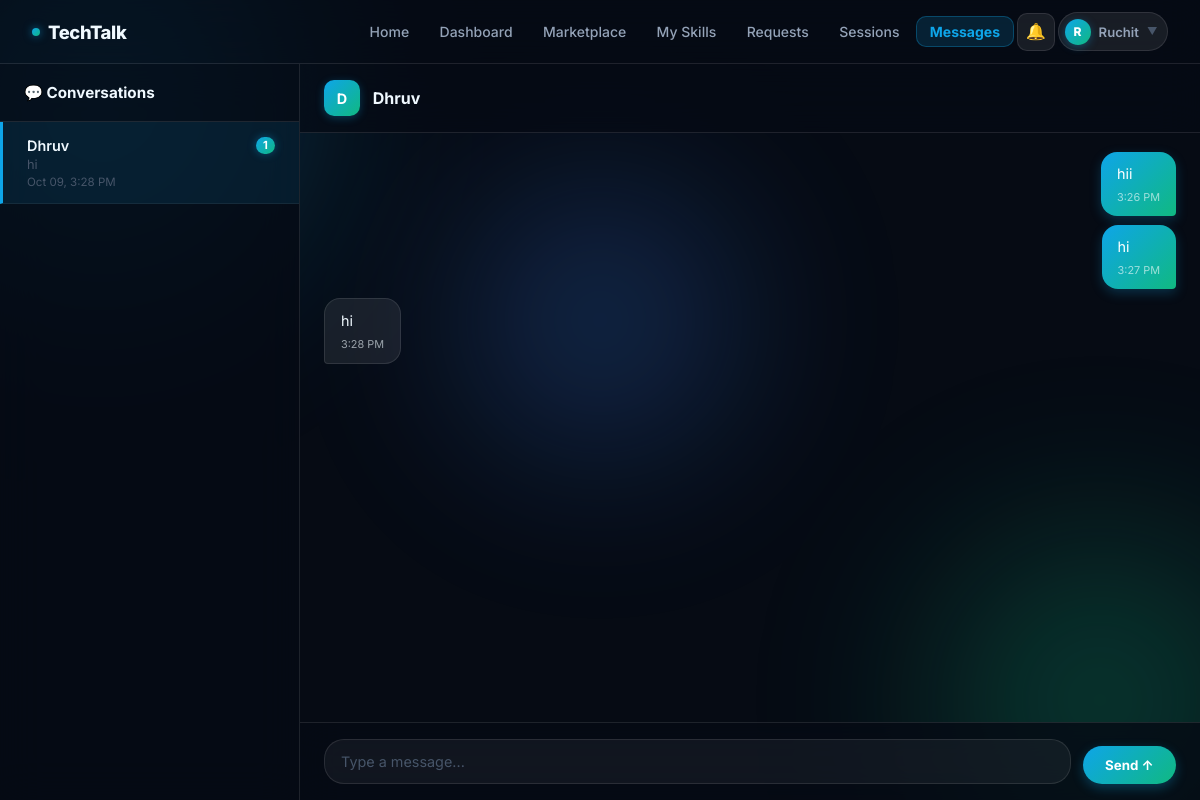
/messaging.php?chat_with=9 (signed in), run on the app's committed database.
### tables this page shows
CREATE TABLE `users` (
  `id` int(11) NOT NULL,
  `Name` varchar(50) NOT NULL,
  `Email` varchar(255) DEFAULT NULL,
  `Password` varchar(200) DEFAULT NULL,
  `role` enum('user','admin') DEFAULT 'user',
  `status` enum('active','blocked') DEFAULT 'active',
  `bio` text DEFAULT NULL,
  `skills` varchar(500) DEFAULT NULL
);

CREATE TABLE `messages` (
  `id` int(11) NOT NULL,
  `sender_id` int(11) NOT NULL,
  `receiver_id` int(11) NOT NULL,
  `message` text NOT NULL,
  `is_read` tinyint(1) DEFAULT 0,
  `created_at` timestamp NOT NULL DEFAULT current_timestamp()
);

### messaging.php (the view, shortened to what this page needs)
<?php
require_once 'config.php';
$me_email = $_SESSION['email'];
$me       = mysqli_fetch_assoc(mysqli_query($conn, "SELECT id, Name FROM users WHERE Email = '$me_email'"));
$me_id = (int)$me['id'];
$chat_with = isset($_GET['chat_with']) ? (int)$_GET['chat_with'] : 0;
if ($chat_with > 0) {
    mysqli_query($conn, "UPDATE messages SET is_read = 1 WHERE sender_id = $chat_with AND receiver_id = $me_id");
}
$contacts = mysqli_query($conn,
    "SELECT u.id, u.Name,
            (SELECT COUNT(*) FROM messages WHERE sender_id = u.id AND receiver_id = $me_id AND is_read = 0) AS unread,
            (SELECT message FROM messages WHERE (sender_id = u.id AND receiver_id = $me_id) OR (sender_id = $me_id AND receiver_id = u.id) ORDER BY created_at DESC LIMIT 1) AS last_msg,
            (SELECT created_at FROM messages WHERE (sender_id = u.id AND receiver_id = $me_id) OR (sender_id = $me_id AND receiver_id = u.id) ORDER BY created_at DESC LIMIT 1) AS last_time
     FROM users u
     WHERE u.id != $me_id AND u.id IN (
         SELECT sender_id FROM messages WHERE receiver_id = $me_id UNION
         SELECT receiver_id FROM messages WHERE sender_id = $me_id UNION
         SELECT sender_id FROM skill_requests WHERE receiver_id = $me_id UNION
         SELECT receiver_id FROM skill_requests WHERE sender_id = $me_id
     ) ORDER BY last_time DESC"
);
$messages = null;
$selected_user = null;
if ($chat_with > 0) {
    $messages = mysqli_query($conn,
        "SELECT m.*, u.Name AS sender_name FROM messages m
         JOIN users u ON m.sender_id = u.id
         WHERE (m.sender_id = $me_id AND m.receiver_id = $chat_with)
            OR (m.sender_id = $chat_with AND m.receiver_id = $me_id)
         ORDER BY m.created_at ASC"
    );
    $selected_user = mysqli_fetch_assoc(mysqli_query($conn, "SELECT id, Name FROM users WHERE id = $chat_with"));
}
?>
<!DOCTYPE html>
<html lang="en">
<head>
  <link rel="stylesheet" href="style.css">
</head>
<body>
<div class="mesh-bg">
  <div class="blob blob-1"></div>
  <div class="blob blob-2"></div>
  <div class="blob blob-3"></div>
</div>
<?php include 'navbar.php'; ?>
<div class="chat-layout">
  <div class="sidebar">
    <div class="sidebar-head">💬 Conversations</div>
    <div class="sidebar-list">
      <?php if (mysqli_num_rows($contacts) > 0): ?>
        <?php while ($c = mysqli_fetch_assoc($contacts)): ?>
          <a href="messaging.php?chat_with=<?= $c['id'] ?>"
             class="contact <?= $chat_with === (int)$c['id'] ? 'active' : '' ?>">
            <div class="contact-row">
              <span class="contact-name"><?= htmlspecialchars($c['Name']) ?></span>
              <?php if ($c['unread'] > 0): ?>
                <span class="unread-dot"><?= $c['unread'] ?></span>
              <?php endif; ?>
            </div>
            <?php if (!empty($c['last_msg'])): ?>
              <div class="contact-preview"><?= htmlspecialchars(substr($c['last_msg'], 0, 50)) ?></div>
              <div class="contact-time"><?= date('M d, g:i A', strtotime($c['last_time'])) ?></div>
            <?php endif; ?>
          </a>
        <?php endwhile; ?>
      <?php else: ?>
        <div class="no-contacts">No conversations yet.<br><small>Accept a skill request to start chatting.</small></div>
      <?php endif; ?>
    </div>
  </div>
  <div class="chat-area">
    <?php if ($selected_user): ?>
      <div class="chat-head">
        <div class="chat-head-avatar"><?= strtoupper(substr($selected_user['Name'], 0, 1)) ?></div>
        <h2><?= htmlspecialchars($selected_user['Name']) ?></h2>
      </div>
      <div class="chat-messages" id="chatMessages">
        <?php if ($messages && mysqli_num_rows($messages) > 0): ?>
          <?php while ($msg = mysqli_fetch_assoc($messages)): ?>
            <div class="msg <?= $msg['sender_id'] == $me_id ? 'sent' : 'received' ?>">
              <div class="bubble">
                <?= nl2br(htmlspecialchars($msg['message'])) ?>
                <div class="msg-time"><?= date('g:i A', strtotime($msg['created_at'])) ?></div>
              </div>
            </div>
          <?php endwhile; ?>
        <?php else: ?>
          <div class="no-messages">No messages yet. Say hello! 👋</div>
        <?php endif; ?>
      </div>
      <div class="chat-input">
        <form method="POST" class="input-row" id="msgForm">
          <textarea name="message" id="msgInput" rows="1" placeholder="Type a message..." required></textarea>
          <button type="submit" name="send_message" class="btn-send">Send ↑</button>
        </form>
      </div>
    <?php endif; ?>
  </div>
</div>
</body>
</html>

### navbar.php (shortened to what this page needs)
<?php
$_nav_email   = $_SESSION['email'] ?? '';
$_nav_user    = mysqli_fetch_assoc(mysqli_query($conn, "SELECT id, Name FROM users WHERE Email = '" . mysqli_real_escape_string($conn, $_nav_email) . "'"));
$_nav_name    = $_nav_user ? $_nav_user['Name'] : $_nav_email;
$_nav_init    = strtoupper(substr($_nav_name, 0, 1));
$_nav_current = basename($_SERVER['PHP_SELF']);
$_nav_links = [
    'home.php'         => ['Home',        '🏠'],
    'dashbord.php'     => ['Dashboard',   '📊'],
    'skill_market.php' => ['Marketplace', '🛒'],
    'add_proof.php'    => ['My Skills',   '📚'],
    'requests.php'     => ['Requests',    '🤝'],
    'sessions.php'     => ['Sessions',    '📅'],
    'messaging.php'    => ['Messages',    '💬'],
];
?>
<nav class="navbar">
  <a class="navbar-brand" href="home.php">
    <span class="brand-dot"></span>TechTalk
  </a>
  <div class="nav-links">
    <?php foreach ($_nav_links as $file => $info):
      $cls = ($_nav_current === $file) ? ' class="nav-active"' : '';
      echo "<a href=\"{$file}\"{$cls}>{$info[0]}</a>";
    endforeach; ?>
    <div class="notif-bell" id="notifBell">
      <button class="notif-trigger" onclick="toggleNotifications()" title="Notifications">
        🔔
      </button>
    </div>
    <div class="user-menu" id="userMenu">
      <button class="user-trigger" onclick="toggleUserMenu()">
        <div class="user-trigger-avatar"><?= $_nav_init ?></div>
        <span class="user-trigger-name"><?= htmlspecialchars($_nav_name) ?></span>
        <span class="user-trigger-chevron">▼</span>
      </button>
    </div>
  </div>
</nav>

### style.css (style rules this page uses)
*, *::before, *::after { margin: 0; padding: 0; box-sizing: border-box; }
:root { --bg: #060b14; --teal: #0ea5e9; --teal-2: #06b6d4; --green: #10b981; --blue: #3b82f6; --purple: #8b5cf6; --text: #f0f9ff; --text-2: #94a3b8; --text-3: #475569; --glass: rgba(255,255,255,0.05); --glass-2: rgba(255,255,255,0.08); --glass-3: rgba(255,255,255,0.12); --border: rgba(255,255,255,0.10); --border-2: rgba(255,255,255,0.06); --grad: linear-gradient(135deg, #0ea5e9, #10b981); --grad-2: linear-gradient(135deg, #3b82f6, #0ea5e9); --glow: 0 0 40px rgba(14,165,233,0.25); --glow-sm: 0 0 20px rgba(14,165,233,0.15); --radius: 16px; --radius-sm: 10px; --radius-lg: 24px; --font: 'Inter', -apple-system, BlinkMacSystemFont, sans-serif; }
html { font-size: 16px; scroll-behavior: smooth; }
body { font-family: var(--font); background: var(--bg); color: var(--text); min-height: 100vh; -webkit-font-smoothing: antialiased; overflow-x: hidden; }
.mesh-bg { position: fixed; inset: 0; z-index: 0; pointer-events: none; overflow: hidden; }
.blob { position: absolute; border-radius: 50%; filter: blur(80px); opacity: 0.35; animation: float 12s ease-in-out infinite; }
.blob-1 { width: 600px; height: 600px; background: radial-gradient(circle, #0ea5e9, transparent 70%); top: -200px; left: -200px; animation-delay: 0s; }
.blob-2 { width: 500px; height: 500px; background: radial-gradient(circle, #10b981, transparent 70%); bottom: -150px; right: -150px; animation-delay: -4s; }
.blob-3 { width: 400px; height: 400px; background: radial-gradient(circle, #3b82f6, transparent 70%); top: 40%; left: 50%; transform: translate(-50%, -50%); animation-delay: -8s; }
.navbar { position: sticky; top: 0; z-index: 200; background: rgba(6,11,20,0.7); backdrop-filter: blur(20px); -webkit-backdrop-filter: blur(20px); border-bottom: 1px solid var(--border); padding: 0 2rem; height: 64px; display: flex; justify-content: space-between; align-items: center; }
.navbar-brand { font-size: 1.15rem; font-weight: 800; text-decoration: none; color: var(--text); display: flex; align-items: center; gap: .5rem; letter-spacing: -.02em; }
.brand-dot { width: 8px; height: 8px; border-radius: 50%; background: var(--grad); box-shadow: 0 0 8px rgba(14,165,233,.6); display: inline-block; }
.nav-links { display: flex; align-items: center; gap: .2rem; }
.nav-links a { color: var(--text-2); text-decoration: none; font-size: .875rem; font-weight: 500; padding: .45rem .85rem; border-radius: var(--radius-sm); transition: background .2s, color .2s; position: relative; }
.nav-links a.nav-active { color: #0ea5e9 !important; background: rgba(14,165,233,.15) !important; font-weight: 700; border-radius: var(--radius-sm); box-shadow: inset 0 0 0 1px rgba(14,165,233,.3); }
.user-menu { position: relative; }
.user-trigger { display: flex; align-items: center; gap: .5rem; padding: .35rem .6rem .35rem .35rem; background: var(--glass-2); border: 1px solid var(--border); border-radius: 20px; cursor: pointer; transition: background .2s, border-color .2s; font-family: var(--font); }
.user-trigger-avatar { width: 26px; height: 26px; border-radius: 50%; background: var(--grad); display: flex; align-items: center; justify-content: center; font-size: .75rem; font-weight: 800; color: #fff; flex-shrink: 0; box-shadow: 0 2px 8px rgba(14,165,233,.35); }
.user-trigger-name { font-size: .82rem; font-weight: 600; color: var(--text-2); max-width: 100px; overflow: hidden; text-overflow: ellipsis; white-space: nowrap; }
.user-trigger-chevron { font-size: .65rem; color: var(--text-3); transition: transform .2s; }

### navbar.php (style rules this page uses)
.notif-bell { position: relative; }
.notif-trigger { width: 38px; height: 38px; border-radius: 10px; background: var(--glass-2); border: 1px solid var(--border); display: flex; align-items: center; justify-content: center; font-size: 1rem; cursor: pointer; position: relative; transition: background .2s, border-color .2s; }

### data on the page
users: Name "R", Name "Ruchit"
users: Name "Dhruv", unread "1", last_msg "hi", last_time "Oct 09, 3:28 PM", Name "D"
messages: message "hii", created_at "3:26 PM"
messages: message "hi", created_at "3:27 PM"
messages: message "hi", created_at "3:28 PM"

### other printed values
$info[0] "Home"
$info[0] "Dashboard"
$info[0] "Marketplace"
$info[0] "My Skills"
$info[0] "Requests"
$info[0] "Sessions"
$info[0] "Messages"
